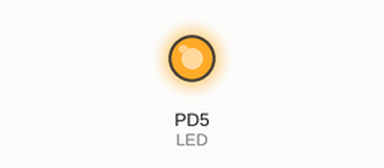
This program was run on a simulated ATmega328P, built with avr-gcc and emulated at 16 MHz. Shown: output pins drawn as LEDs (lit = HIGH).

Above: at 1.5 s.
At 5.5 s:
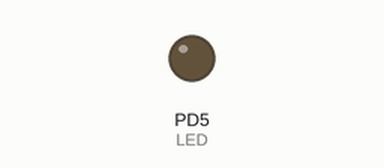
Timing chart, 0 to 10.4 s (numbered marks = the images above):
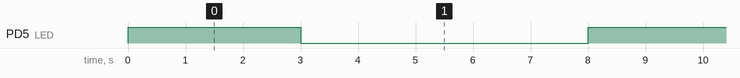

The program:

main.c
```c
/*
 * LED_Toggle_3s_ON_5s_OFF.c
 *
 * Created: 2026-06-07 1:55:02 PM
 * Author : fedbi
 */

#define F_CPU 16000000UL      // Ardiuno frequency
#include <avr/io.h>
#include <util/delay.h>


int main(void)
{
	DDRD = (1<< DDD5);   // setting PORTD5 output

    while (1)
    {
		PORTD |=(1<<PORTD5);   // LED ON;
		_delay_ms(3000);   //delay 3sec

		PORTD &= ~(1<<PORTD5);   //LED OFF;
		_delay_ms(5000);   //delay 5sec
    }
	return 0;
}
```

Measured:
- by itself, PD5 (LED): alternates HIGH for 3.0 s and LOW for 5.0 s
